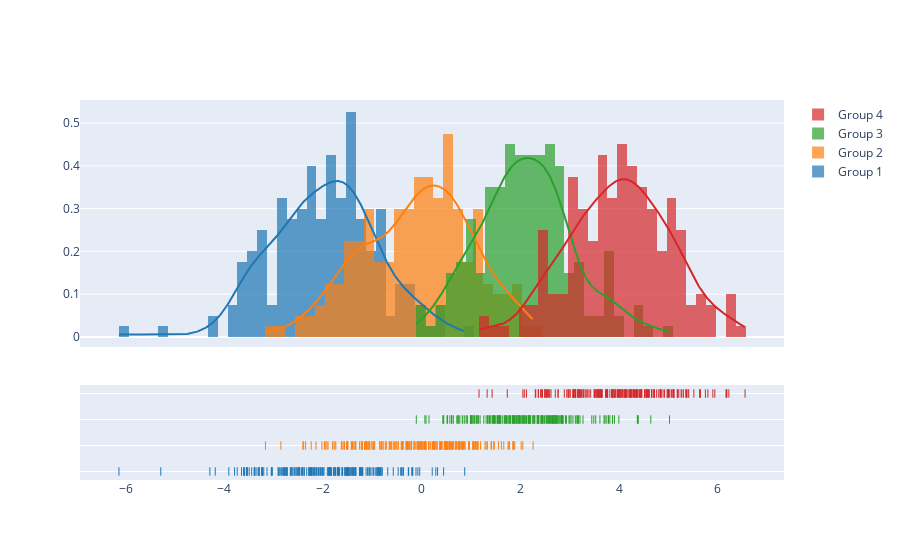

This figure's notebook cell:
### Code cell
import plotly.figure_factory as ff

# Add histogram data
x1 = np.random.randn(200) - 2
x2 = np.random.randn(200)
x3 = np.random.randn(200) + 2
x4 = np.random.randn(200) + 4

# Group data together
hist_data = [x1, x2, x3, x4]

group_labels = ['Group 1', 'Group 2', 'Group 3', 'Group 4']

# Create distplot with custom bin_size
fig = ff.create_distplot(hist_data, group_labels, bin_size=.2)
fig.show()

### Figure 1 — Plotly figure (JSON) as saved in the notebook; plotly's stock layout.template omitted (floating-point values rounded to 4 significant figures; data arrays with more than 128 entries replaced by an {"elided": "..."} marker saying what was removed)
{"data": [{"autobinx": false, "histnorm": "probability density", "legendgroup": "Group 1", "marker": {"color": "rgb(31, 119, 180)"}, "name": "Group 1", "opacity": 0.7, "type": "histogram", "x": {"elided": "200 float values"}, "xaxis": "x", "xbins": {"end": 0.8695, "size": 0.2, "start": -6.135}, "yaxis": "y"}, {"autobinx": false, "histnorm": "probability density", "legendgroup": "Group 2", "marker": {"color": "rgb(255, 127, 14)"}, "name": "Group 2", "opacity": 0.7, "type": "histogram", "x": {"elided": "200 float values"}, "xaxis": "x", "xbins": {"end": 2.254, "size": 0.2, "start": -3.167}, "yaxis": "y"}, {"autobinx": false, "histnorm": "probability density", "legendgroup": "Group 3", "marker": {"color": "rgb(44, 160, 44)"}, "name": "Group 3", "opacity": 0.7, "type": "histogram", "x": {"elided": "200 float values"}, "xaxis": "x", "xbins": {"end": 5.018, "size": 0.2, "start": -0.1115}, "yaxis": "y"}, {"autobinx": false, "histnorm": "probability density", "legendgroup": "Group 4", "marker": {"color": "rgb(214, 39, 40)"}, "name": "Group 4", "opacity": 0.7, "type": "histogram", "x": {"elided": "200 float values"}, "xaxis": "x", "xbins": {"end": 6.548, "size": 0.2, "start": 1.159}, "yaxis": "y"}, {"legendgroup": "Group 1", "marker": {"color": "rgb(31, 119, 180)"}, "mode": "lines", "name": "Group 1", "showlegend": false, "type": "scatter", "x": {"elided": "500 float values"}, "xaxis": "x", "y": {"elided": "500 float values"}, "yaxis": "y"}, {"legendgroup": "Group 2", "marker": {"color": "rgb(255, 127, 14)"}, "mode": "lines", "name": "Group 2", "showlegend": false, "type": "scatter", "x": {"elided": "500 float values"}, "xaxis": "x", "y": {"elided": "500 float values"}, "yaxis": "y"}, {"legendgroup": "Group 3", "marker": {"color": "rgb(44, 160, 44)"}, "mode": "lines", "name": "Group 3", "showlegend": false, "type": "scatter", "x": {"elided": "500 float values"}, "xaxis": "x", "y": {"elided": "500 float values"}, "yaxis": "y"}, {"legendgroup": "Group 4", "marker": {"color": "rgb(214, 39, 40)"}, "mode": "lines", "name": "Group 4", "showlegend": false, "type": "scatter", "x": {"elided": "500 float values"}, "xaxis": "x", "y": {"elided": "500 float values"}, "yaxis": "y"}, {"legendgroup": "Group 1", "marker": {"color": "rgb(31, 119, 180)", "symbol": "line-ns-open"}, "mode": "markers", "name": "Group 1", "showlegend": false, "type": "scatter", "x": {"elided": "200 float values"}, "xaxis": "x", "y": {"elided": "200 str values"}, "yaxis": "y2"}, {"legendgroup": "Group 2", "marker": {"color": "rgb(255, 127, 14)", "symbol": "line-ns-open"}, "mode": "markers", "name": "Group 2", "showlegend": false, "type": "scatter", "x": {"elided": "200 float values"}, "xaxis": "x", "y": {"elided": "200 str values"}, "yaxis": "y2"}, {"legendgroup": "Group 3", "marker": {"color": "rgb(44, 160, 44)", "symbol": "line-ns-open"}, "mode": "markers", "name": "Group 3", "showlegend": false, "type": "scatter", "x": {"elided": "200 float values"}, "xaxis": "x", "y": {"elided": "200 str values"}, "yaxis": "y2"}, {"legendgroup": "Group 4", "marker": {"color": "rgb(214, 39, 40)", "symbol": "line-ns-open"}, "mode": "markers", "name": "Group 4", "showlegend": false, "type": "scatter", "x": {"elided": "200 float values"}, "xaxis": "x", "y": {"elided": "200 str values"}, "yaxis": "y2"}], "layout": {"barmode": "overlay", "hovermode": "closest", "legend": {"traceorder": "reversed"}, "xaxis": {"anchor": "y2", "domain": [0.0, 1.0], "zeroline": false}, "yaxis": {"anchor": "free", "domain": [0.35, 1], "position": 0.0}, "yaxis2": {"anchor": "x", "domain": [0, 0.25], "dtick": 1, "showticklabels": false}}}
